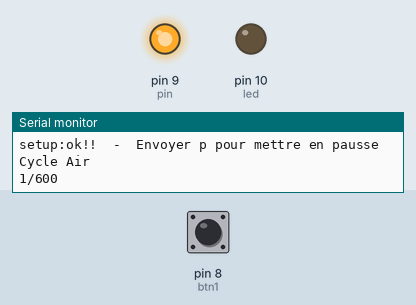
Recording of a sketch running on a simulated Arduino Uno, built with avr-gcc and run on an emulated ATmega328P. Shown: output pins drawn as LEDs (lit = HIGH), the last lines printed to the serial monitor. Dashed ring = blinking. Inputs (shaded band) come from the test bench; at power-on: pin 8 (btn1) LOW.

Above: at 2.3 s.
2.4 s: pin 8 (btn1) pulled HIGH for 3.2 s
At 3.8 s:
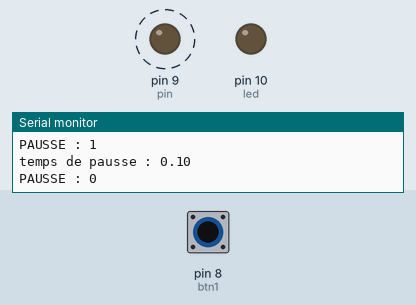
Timing chart, 0 to 7.9 s (numbered marks = the images above; inputs shaded):
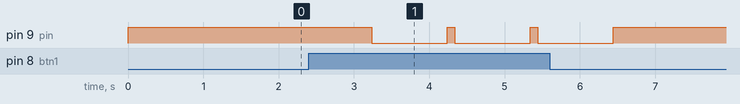

Measured:
- after the input at 2.4 s, pin 9 (pin): alternates HIGH for 0.10 s and LOW for 1.0 s, 6 changes in all, then stays HIGH, starting after 0.84 s

The sketch:

aquamatique.ino
```cpp
//réglages
int tpsON_min = 0, tpsON_sec = 35, tpsOFF_min = 10, tpsOFF_sec = 0;
float dureePAUSSE = 0, tpsPAUSSE_min = 120, tpsRESTANT;

//interface
int  led=10,pin = 9, btn1=8,btn2=7;


//code
int tpsON = 0, tpsOFF = 0, tpsPAUSSE = 0, nbrCYCLE = 0;
boolean pausse = false, air, eau;

void setup() {
  // put your setup code here, to run once:
  pinMode(pin, OUTPUT);
  pinMode(led, OUTPUT);
  pinMode(btn1, INPUT);
  pinMode(btn2, INPUT);
  digitalWrite(pin, HIGH);// OFF

  tpsON = (( tpsON_min * 60) + tpsON_sec);
  tpsOFF = (tpsOFF_min * 60) + tpsOFF_sec;
  tpsPAUSSE = tpsPAUSSE_min * 60;

//Serial
  Serial.begin(9600);
  Serial.println ("AQUAPONIQUE-2017-BY LERESTEUX JULIEN");
  Serial.print ("EAU : ");
  Serial.print  (tpsON_min);
  Serial.print  (" min ");
  Serial.print  (tpsON_sec);
  Serial.print  (" sec ");
  Serial.print (" --- ");
  Serial.print (tpsON);
  Serial.println  (" sec ");
  Serial.print ("AIR : ");
  Serial.print  (tpsOFF_min);
  Serial.print  (" min ");
  Serial.print  (tpsOFF_sec);
  Serial.print  (" sec ");
  Serial.print (" --- ");
  Serial.print (tpsOFF);
  Serial.println  (" sec ");
  Serial.print ("AutoRestart : ");
  Serial.print  (tpsPAUSSE_min);
  Serial.print  (" min ");
  Serial.print (" --- ");
  Serial.print (tpsPAUSSE);
  Serial.println  (" sec ");
  Serial.println ("setup:ok!!  -  Envoyer p pour mettre en pausse");
  delay(1000);
}

void loop() {

  Air();
  Eau();

}
void Eau() {
  eau = true;
  air = false;
  delay(100);
  nbrCYCLE++;
  Serial.println ("Cycle Eau");
  for (int i = 0; i < tpsON; i + 0) {
    Pause();
    if (pausse == false) {
      delay(1000);
      digitalWrite(pin, LOW);
      i++;    Serial.print (i);
      Serial.print ("/");
      Serial.println (tpsON);
      tpsRESTANT = tpsON - i;


    } else {
      restart();
    }
  }
}
void Air() {
  eau = false;
  air = true;
  Serial.println ("Cycle Air");
  for (int i = 0; i < tpsOFF; i + 0) {
    Pause();
    if (pausse == false) {

      delay(1000);
      digitalWrite(pin, HIGH);
      i++;    Serial.print (i);
      Serial.print ("/");
      Serial.println (tpsOFF);
      tpsRESTANT = tpsOFF - i;

    } else {
      restart();
    }
  }
}


void restart() {

  eau = false;
  air = false;
  delay(100);
  dureePAUSSE = dureePAUSSE + 0.1;
  tpsRESTANT = tpsPAUSSE-dureePAUSSE;
  Serial.print("temps de pausse : ");
  Serial.println(dureePAUSSE);

  if (tpsPAUSSE < dureePAUSSE) {
    Serial.println("Restart");
    dureePAUSSE = 0;
    pausse = false;

  }
}

void Pause() {
  boolean btnpausse = digitalRead(btn1);
    if (btnpausse)
    { Serial.print("PAUSSE : ");
      pausse = !pausse;
      Serial.println(pausse);
      if (pausse) {
        digitalWrite(pin, HIGH);
      } else {
        digitalWrite(pin, LOW);
      }
    }
  }
```
